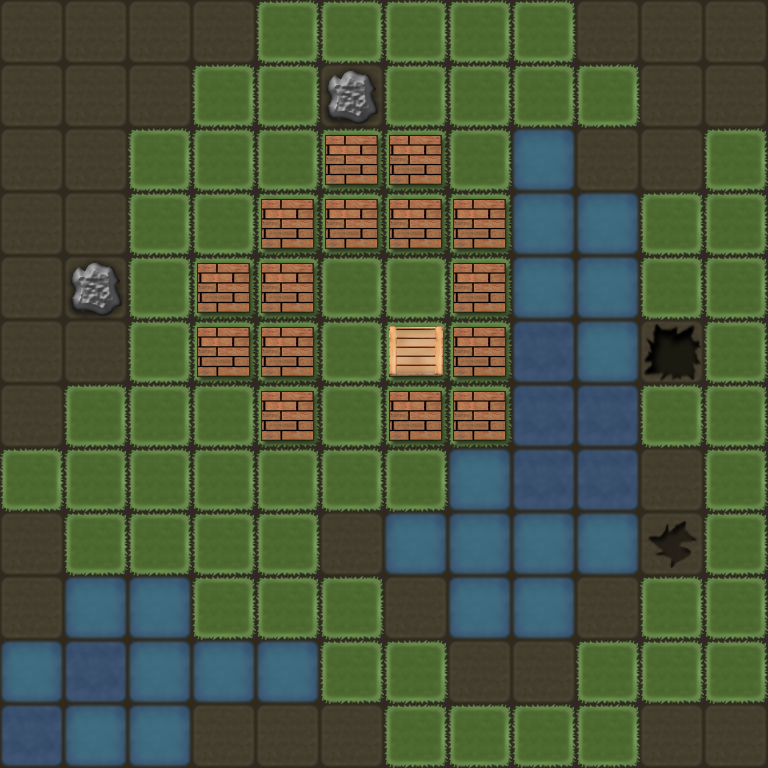

A 2D game scene composited from a Tiled map and its tileset images. What follows is a short description and the map's XML, with every tile layer's data as written:
An orthogonal 12x12 tile map with 64x64 px tiles, 1 tile layer (Calque de Tile 1).

<map version="1.0" orientation="orthogonal" renderorder="right-down" width="12" height="12" tilewidth="64" tileheight="64" nextobjectid="1">
 <tileset firstgid="1" name="All" tilewidth="64" tileheight="64" tilecount="13" columns="0">
  <tile id="0">
   <image width="64" height="64" source="brick.png" />
  </tile>
  <tile id="1">
   <image width="64" height="64" source="crack.png" />
  </tile>
  <tile id="2">
   <image width="64" height="64" source="crack2.png" />
  </tile>
  <tile id="3">
   <image width="64" height="64" source="cut_tree.png" />
  </tile>
  <tile id="4">
   <image width="64" height="64" source="dirt.png" />
  </tile>
  <tile id="5">
   <image width="64" height="64" source="grass.png" />
  </tile>
  <tile id="6">
   <image width="64" height="64" source="player.png" />
  </tile>
  <tile id="7">
   <image width="64" height="64" source="rock.png" />
  </tile>
  <tile id="8">
   <image width="64" height="64" source="water.png" />
  </tile>
  <tile id="9">
   <image width="64" height="64" source="woodplancks.png" />
  </tile>
  <tile id="10">
   <image width="64" height="64" source="zombie.png" />
  </tile>
  <tile id="11">
   <image width="64" height="64" source="woodplancks2.png" />
  </tile>
  <tile id="13">
   <image width="64" height="64" source="water2.png" />
  </tile>
 </tileset>
 <layer name="Calque de Tile 1" width="12" height="12">
  <data encoding="csv">
5,5,5,5,6,6,6,6,6,5,5,5,
5,5,5,6,6,8,6,6,6,6,5,5,
5,5,6,6,6,1,1,6,14,5,5,6,
5,5,6,6,1,1,1,1,14,14,6,6,
5,8,6,1,1,6,6,1,14,14,6,6,
5,5,6,1,1,6,12,1,9,14,3,6,
5,6,6,6,1,6,1,1,9,9,6,6,
6,6,6,6,6,6,6,14,9,9,5,6,
5,6,6,6,6,5,14,14,14,14,2,6,
5,14,14,6,6,6,5,14,14,5,6,6,
14,9,14,14,14,6,6,5,5,6,6,6,
9,14,14,5,5,5,6,6,6,6,5,5
</data>
 </layer>
</map>
